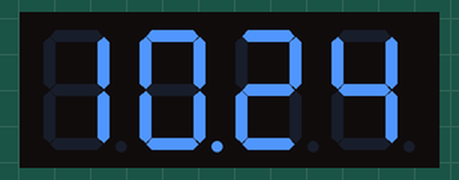
Recording of a sketch running on a simulated ESP32. Shown: 4-digit seven-segment display. WiFi joins after 1.5 s; servers stay silent unless stated; network time is answered at once with the bench clock; the local clock reads 2024-03-15 10:24:30 at power-on unless the sketch sets it.

Above: at 1.6 s.
At 30.1 s:
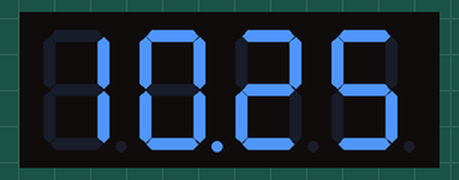

Measured:
- what the display in image 0 shows lasts 28.5 s, from 1.5 s to 30.0 s

The sketch:

ClockSketch.ino
```cpp
#include "SevSeg.h"
#include <WiFi.h>
#include <WiFiUdp.h>
#include <NTPClient.h>
#include <TimeLib.h>


//Set time offset here
int timeOffset = 7200; //in seconds (summertime)
//int timeOffset = 3600; //in seconds (wintertime)

const char *ssid     = "enter your wlan name";
const char *password = "and your wlan password";


SevSeg sevseg;
WiFiUDP ntpUDP;
NTPClient timeClient(ntpUDP, "pool.ntp.org", timeOffset, 60000);


String timeStr = "0000";
byte last_minute, minute_, hour_;
byte first_minute;
int oldTime = -999999;
byte numDigits = 4;
byte digitPins[] = {22, 15, 13, 12}; //digit 1,2,3,4
byte segmentPins[] = {5, 0, 26, 33, 32, 17, 27,25}; //segment a,b,c,d,e,f,g,dp

int timeInt = 0;
bool showDot = true;
TaskHandle_t Task1;
TaskHandle_t Task2;

unsigned long unix_epoch;

void setup() {
  //Serial.begin(115200);
  WiFi.begin(ssid, password);
  timeClient.begin();
  timeClient.setTimeOffset(timeOffset);
  sevseg.begin(COMMON_ANODE, numDigits, digitPins, segmentPins);
  sevseg.setBrightness(100);

  while ( WiFi.status() != WL_CONNECTED ) {delay(500);}

  timeClient.update();
  unix_epoch = timeClient.getEpochTime();

  minute_ = minute(unix_epoch);
  hour_   = hour(unix_epoch);

  last_minute = minute_;
  first_minute = minute_;

  timeStr[3]  = minute_ % 10 + 48;
  timeStr[2]  = minute_ / 10 + 48;
  timeStr[1]  = hour_   % 10 + 48;
  timeStr[0]  = hour_   / 10 + 48;
  sevseg.setNumber(timeStr.toInt(),2);

  //(Task function, name, stack size, parameter, prio, task handle pointer to keep track, core)
  xTaskCreatePinnedToCore(Task1code,"Task1",10000,NULL,1,&Task1,0); //Task on Core 0 with prio 1
  delay(500);
  xTaskCreatePinnedToCore(Task2code,"Task2",10000,NULL,1,&Task2,1); //Task on Core 1 with prio 1
  delay(500);
}

void Task1code( void * pvParameters ){for(;;) {sevseg.refreshDisplay();delay(1);}}

void Task2code( void * pvParameters ){
  for(;;){
    delay(200);
    if (millis()-oldTime > 59000 || first_minute == minute_) {
      timeClient.update();
      unix_epoch = timeClient.getEpochTime();
      minute_ = minute(unix_epoch);
      if (last_minute != minute_) {
        oldTime = millis();
        minute_ = minute(unix_epoch);
        last_minute = minute_;
        hour_   = hour(unix_epoch);
        timeStr[3]  = minute_ % 10 + 48;
        timeStr[2]  = minute_ / 10 + 48;
        timeStr[1]  = hour_   % 10 + 48;
        timeStr[0]  = hour_   / 10 + 48;
        timeInt = timeStr.toInt();
        sevseg.setNumber(timeStr.toInt(),2);
      }
    }
  }
}

void loop(){}
```
